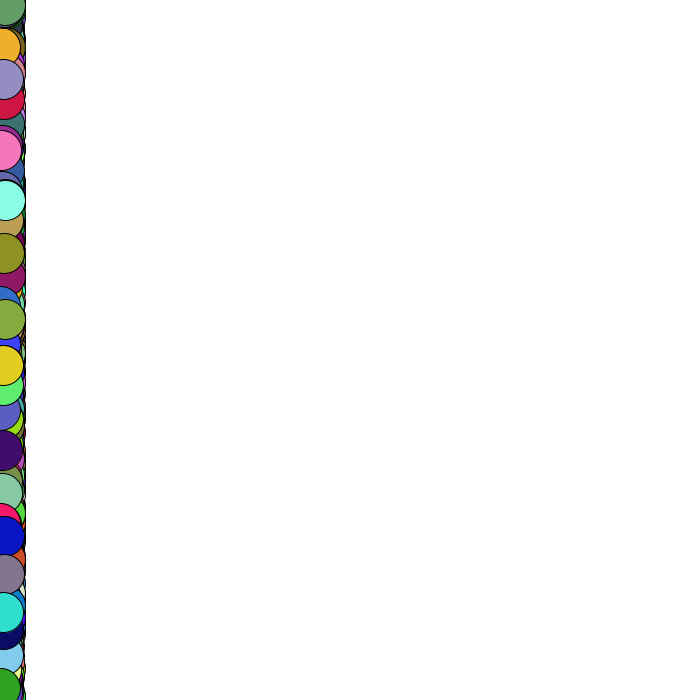
Frame 1 (no input)
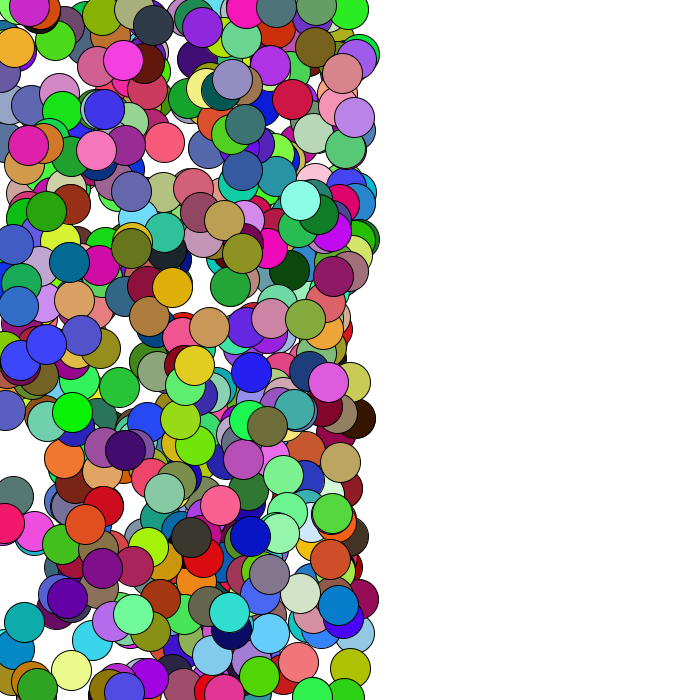
Frame 60 (the mouse pressed at the canvas centre just before this capture)
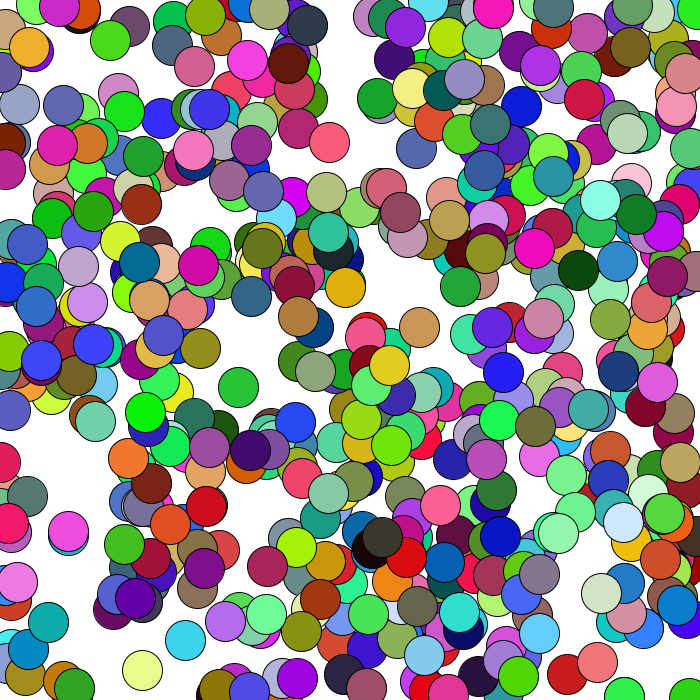
Frame 120 (the mouse held since frame 60 and released just before this capture)

The Processing sketch that drew these frames (run headless with seeded random() and noise(); from frame 60 on, the mouse is pressed at the canvas centre):

// Processing sketch: processing_30673
// ── processing_30673.pde

// tipo nome
Car[] carros; 
 
int num;

void setup(){
  size (700,700); 
   
  num = 600; 
  carros = new Car[num]; 
  
  for ( int i =0; i< num; i++){
      carros[i] = new Car ( 0, random (height), random (6));
  }
  
}

void draw(){
  background(255);
  
  
   for ( int i =0; i< num; i++){
     
     carros[i].drive();
      carros[i].display();
      
  }

}


//****** objeto 
class Car{
  
  float r,g,b; // 3 variaveis para cor do carro
  float xpos; // posicao horizontal
  float ypos; // posicao vertical 
  float xspeed; // variavel para a velocidade
  
  // 1 metodo: funcao COSTRUTORA
  Car ( int t_xpos, float t_ypos, float t_xspeed  ){
    
   xpos = t_xpos; 
   ypos = t_ypos; 
   xspeed = t_xspeed; 
   r = random(255); 
   g = random(255); 
   b = random(255); 
  
  }
  
  // funcao que anima o carro, actualizando a variavel xpos
  void drive (){
    
    xpos = xpos + xspeed; 
    if ( xpos > width){
     xpos = 0; 
     ypos = (int) random(height); 
     r = random(255); 
     g = random(255); 
     b = random(255); 
    }
    
  }
  
  // funcao de desenho do carro
  void display (){
    
    fill(r,g,b); 
    ellipse (xpos, ypos, 40, 40); 
  
  }
  
}// end class CAR
